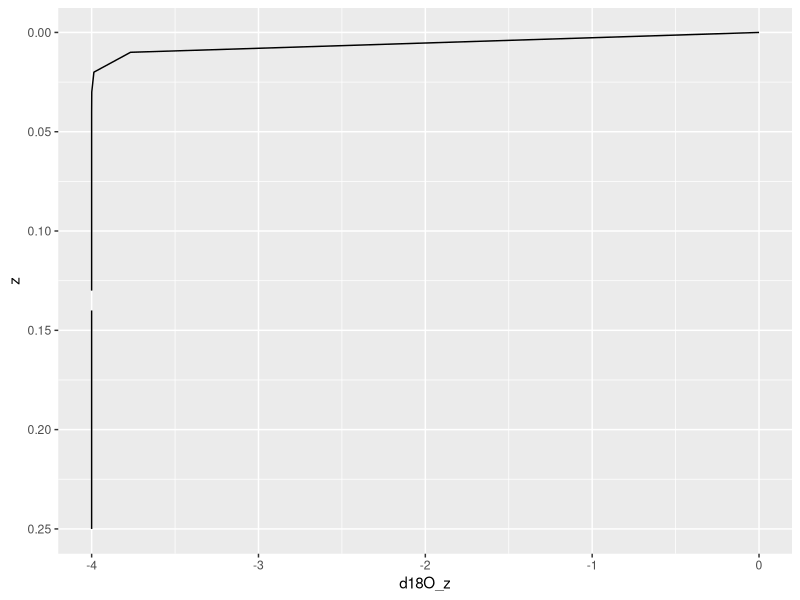
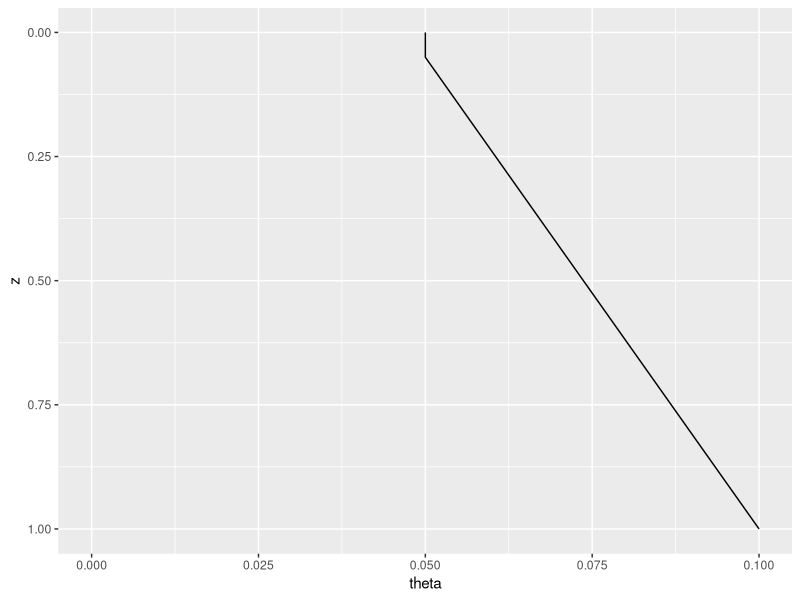

These charts were generated, in order, by the following R code:
## ---- chunk 1
library(tidyverse)
## ---- chunk 2
saturated_soil <- tibble(
  z = seq(0,1, by = .01), #m
  d18O_res = -4, #permil
  d_surface = 0, #permil
  E = 10E-8, #m/sec
 
  p = 0.35, #unitless
  tau = 0.67, #unitless
  D_l = 1.5E-9, #m^2 / sec
  D_star = p*tau*D_l,  #m^2 / sec
  z_l = D_star/E,
  d18O_z = d18O_res + (d_surface - d18O_res)*exp(-z/z_l) #permil
)

saturated_soil %>% ggplot()+aes(x = d18O_z, y = z) + geom_line()  + scale_y_reverse(limits = c(0.25, 0)) + scale_x_continuous(limits = c(-4,0))
## ---- chunk 3
upper_section <- tibble (
  z = seq (0,0.05, by = 0.001),
  theta = 0.05
)


lower_section <-  tibble(
  z = seq (.051, 1, by=0.001),
  theta = (z+0.9)/19
)

water_C <- bind_rows(upper_section, lower_section)

water_C %>% ggplot () + aes(x = theta, y = z) %>% geom_line()+scale_y_reverse()+scale_x_continuous(limits = c(0,.1))
## ---- chunk 4
upper_portion <-  tibble(
  #the basics: 
  z = seq(0,.1, by = .001), #m
  temp = 20, #°C
  temp.K = temp + 273.15,
  
  #fractionation factors:
  R = 8.314, #J/mol-K
  alpha_eq = 0.9822*exp(15.788/(R*temp)), #Zhavoronkov et al., 1955 
  epsilon = (alpha_eq - 1)*1000, #permil 
  alpha_kin = 1.0025, 
  epsilon_kin = 25, #permil
  
  #isotope boundary conditions: 
  d18O_res = -4, #permil
  d180_surface = 0, #permil
  d18O_a = -14, #permil
  
  # evaporation rates: 
  E = 0.05, #mm/day
  E.m_sec = E/(1000*24*60*60), #m/sec
  
  #relative humidity: 
  h_a = 0.25, 
  
  # water concentration: 
  theta_bar = 0.065,
  theta_0 = 0.05,
  
  #diffusion
  p = 0.35, #unitless
  tau = 0.67, #unitless
  D_l = .01, #m^2 / sec
  D_star = p*tau*D_l,  #m^2 / sec
  
  N_sat = 0.017, #kg/m^2
  
  
  eta = (1-h_a)/epsilon_kin,
  
  a = 0.05, #m
  diffusion_term  = eta*(1+d18O_res) + (d18O_res - d18O_a),
  humidity_term = (z/ (z+.025*0.05)),
  d18O =  (d18O_a + epsilon + (diffusion_term*humidity_term))/alpha_eq
)


## ---- chunk 5
N_sat = exp(20.386-5132/293.15) # mmHG
n_sat_kgm2 = N_sat*13.595
## ---- chunk 6
